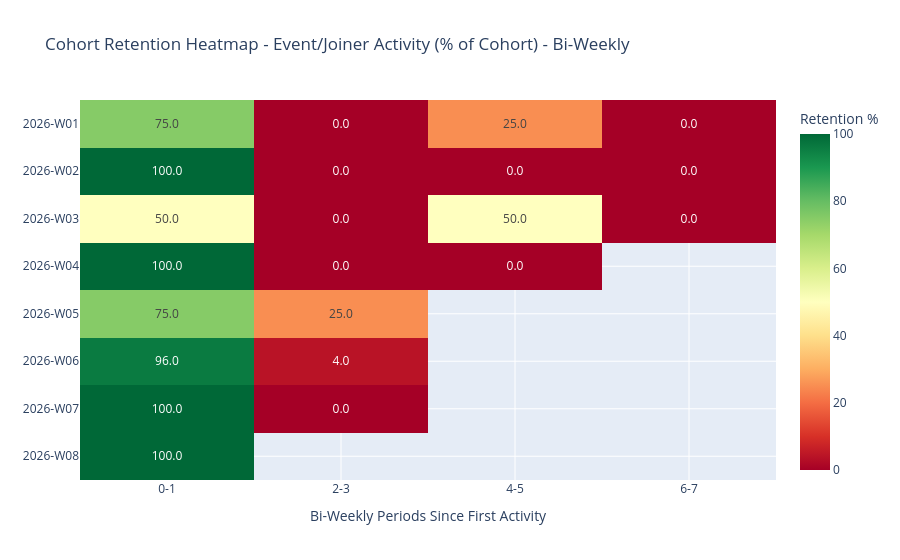

Source (notebook cell):
### Code cell
# Cohort Retention Analysis - Bi-Weekly Periods (Percentage-Based)
# Remove users who were never active in business activities
cohort_analysis_df = churn_df[churn_df['biz_churn_state'] != 'never_active'].copy()

# Create cohorts based on first activity week
cohort_analysis_df['first_biz_active_date'] = pd.to_datetime(cohort_analysis_df['first_biz_active_date'])
cohort_analysis_df['last_biz_active_date'] = pd.to_datetime(cohort_analysis_df['last_biz_active_date'])

# Use week number instead of month - format as "YYYY-Wxx"
cohort_analysis_df['cohort_week'] = cohort_analysis_df['first_biz_active_date'].dt.strftime('%Y-W%U')

# Calculate bi-weekly periods active (0-1 weeks = period 0, 2-3 weeks = period 1, etc.)
cohort_analysis_df['periods_active'] = (cohort_analysis_df['last_biz_active_date'] - 
                                         cohort_analysis_df['first_biz_active_date']).dt.days // 14

#filter to users who joined after the 1st 
cohort_analysis_df = cohort_analysis_df[cohort_analysis_df['first_app_active_date'] >= '2026-01-01']

# Get cohort sizes
cohort_sizes = cohort_analysis_df.groupby('cohort_week').size()

# Create retention matrix with absolute counts
retention_counts = cohort_analysis_df.groupby(['cohort_week', 'periods_active']).size().unstack(fill_value=0)

# Convert to percentages
retention_pct = retention_counts.div(cohort_sizes, axis=0) * 100

# Ensure all periods 0-3 are present as columns (covering 0-7 weeks)
for period in range(4):
    if period not in retention_pct.columns:
        retention_pct[period] = 0

# Sort columns to ensure proper order and keep only periods 0-3
retention_pct = retention_pct[[col for col in sorted(retention_pct.columns) if col <= 3]]

# Calculate max possible bi-weekly periods for each cohort
end_date_dt = pd.to_datetime('2026-03-01')
cohort_first_dates = cohort_analysis_df.groupby('cohort_week')['first_biz_active_date'].min()
max_periods_elapsed = ((end_date_dt - cohort_first_dates).dt.days // 14).to_dict()

# Mask impossible retention periods (set to NaN)
retention_pct_masked = retention_pct.copy()
for cohort in retention_pct_masked.index:
    max_periods = max_periods_elapsed.get(cohort, 0)
    # Set all columns beyond the max possible periods to NaN
    cols_to_mask = [col for col in retention_pct_masked.columns if col > max_periods]
    retention_pct_masked.loc[cohort, cols_to_mask] = np.nan

# Filter to cohorts 2026-W01 through 2026-W08
retention_pct_masked = retention_pct_masked[(retention_pct_masked.index >= '2026-W01') & 
                                             (retention_pct_masked.index < '2026-W09')]

# Create plots with masked data
fig = px.imshow(
    retention_pct_masked,
    title='Cohort Retention Heatmap - Event/Joiner Activity (% of Cohort) - Bi-Weekly',
    labels=dict(x='Bi-Weekly Periods Since First Activity', y='Cohort Week', color='Retention %'),
    aspect='auto',
    color_continuous_scale='RdYlGn',
    text_auto='.1f'
)
fig.update_layout(yaxis_title=None)
fig.update_xaxes(
    tickmode='array',
    tickvals=[0, 1, 2, 3],
    ticktext=['0-1', '2-3', '4-5', '6-7']
)
fig.show()

### Figure 1 — Plotly figure (JSON) as saved in the notebook; plotly's stock layout.template omitted (floating-point values rounded to 4 significant figures)
{"data": [{"coloraxis": "coloraxis", "hovertemplate": "Bi-Weekly Periods Since First Activity: %{x}<br>Cohort Week: %{y}<br>Retention %: %{z}<extra></extra>", "name": "0", "texttemplate": "%{z:.1f}", "type": "heatmap", "x": [0, 1, 2, 3], "xaxis": "x", "y": ["2026-W01", "2026-W02", "2026-W03", "2026-W04", "2026-W05", "2026-W06", "2026-W07", "2026-W08"], "yaxis": "y", "z": [[75.0, 0.0, 25.0, 0.0], [100.0, 0.0, 0.0, 0.0], [50.0, 0.0, 50.0, 0.0], [100.0, 0.0, 0.0, NaN], [75.0, 25.0, NaN, NaN], [96.0, 4.0, NaN, NaN], [100.0, 0.0, NaN, NaN], [100.0, NaN, NaN, NaN]]}], "layout": {"coloraxis": {"colorbar": {"title": {"text": "Retention %"}}, "colorscale": [[0, "rgb(165,0,38)"], [0.1, "rgb(215,48,39)"], [0.2, "rgb(244,109,67)"], [0.3, "rgb(253,174,97)"], [0.4, "rgb(254,224,139)"], [0.5, "rgb(255,255,191)"], [0.6, "rgb(217,239,139)"], [0.7, "rgb(166,217,106)"], [0.8, "rgb(102,189,99)"], [0.9, "rgb(26,152,80)"], [1, "rgb(0,104,55)"]]}, "title": {"text": "Cohort Retention Heatmap - Event/Joiner Activity (% of Cohort) - Bi-Weekly"}, "xaxis": {"anchor": "y", "domain": [0, 1], "tickmode": "array", "ticktext": ["0-1", "2-3", "4-5", "6-7"], "tickvals": [0, 1, 2, 3], "title": {"text": "Bi-Weekly Periods Since First Activity"}}, "yaxis": {"anchor": "x", "autorange": "reversed", "domain": [0, 1], "title": {}}}}
